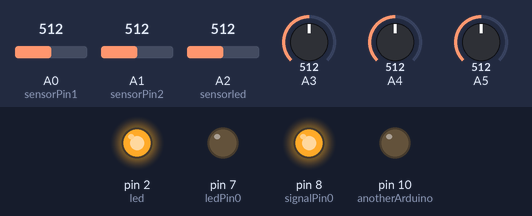
Simulated run of this sketch. Board: Arduino Uno, built with avr-gcc and run on an emulated ATmega328P. Parts: output pins drawn as LEDs (lit = HIGH). The test bench sets the inputs (shaded band); at power-on: A2 (sensorled) = 512, A0 (sensorPin1) = 512, A1 (sensorPin2) = 512, A3 = 512, A4 = 512, A5 = 512. What the sketch prints to the serial monitor is not drawn.

Above: at 1.2 s.
1.3 s: A2 (sensorled) set to 529
Timing chart, 0 to 4.3 s (numbered marks = the images above; inputs shaded):
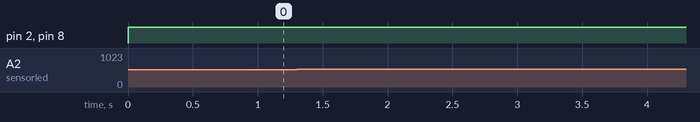

The sketch:

boxlogic.ino
```cpp
int sensorPin1 = A0;//旋钮1
int sensorPin2 = A1;//旋钮2
int led=2;//第二个模块的光源
int sensorled = A2;//第二个模块的光源传感器
int ledValue=0;//第二个模块的光源传感器的值
int ledPin0 = 7;//旋钮模块成功后亮灯

int sensorValue1 = 0;  //第一个模块传感器的值
int sensorValue2 = 0;//第一个模块传感器的值

int fin0=0;//表示第一个模块是否已经完成
int fin1=0;
int fin2=0;
int anotherArduino=10;//三个模块都完成向另一个arduino输出高电平

int signalPin0=8;
int signalPin1=9;
bool signalValue0=1;
bool signalValue1=1;

int flag=0;


void setup() {
  // declare the ledPin as an OUTPUT:
  pinMode(ledPin0, OUTPUT);
  pinMode(anotherArduino, OUTPUT);
  pinMode(led, OUTPUT);

  pinMode(signalPin0, OUTPUT);
  pinMode(signalPin0, OUTPUT);

  Serial.begin(9600);
}

void loop() {
  digitalWrite(signalPin0, signalValue0);
  digitalWrite(signalPin1, signalValue1);

  int fw1=0;
  int fw2=0;
  ledValue=analogRead(sensorled);
  sensorValue1 = analogRead(sensorPin1);
  sensorValue2 = analogRead(sensorPin2);
  digitalWrite(led, HIGH);
  fw1=map(sensorValue1,0,1023,0,15);//旋钮细化范围
  fw2=map(sensorValue2,0,1023,0,15);//
//    Serial.println(fw1);
//    Serial.println(fw2);
  // check if the pushbutton is pressed. If it is, the buttonState is HIGH:
  if(fw1==6 && fw2==8)//需要修改这里的和上面细化范围的值来对应刻度!!!!!!!!!!!!!!!!!!!!!!!!!!!!!!!!!!!!!!!!!!!!!!!!!!!!!!!!!
    {
      digitalWrite(ledPin0, HIGH);
      fin0=1;
    }


  if(ledValue>512)//光线传感器的值判断
  {
    fin1=1;
    Serial.println("light");
  }

  if(analogRead(3)>=1000||analogRead(4)>=1000||analogRead(5)>=1000)
  {Button_func();}


  //三个模块都完成向另一个arduino输出高电平
//  if(fin0==1 && fin1==1 && fin2==1)
//  {
//      digitalWrite(anotherArduino, HIGH);
//  }
//  delay(300);
}

int Button_func()
{
    if(fin0==1 && fin1==1&&flag==0&&analogRead(3)>=1000)
    {
      flag++;
      while(analogRead(4)<=1000&&analogRead(5)<=1000){;}
      if(flag==1&&analogRead(4)>=1000)
      {
        flag++;
        while(analogRead(3)<=1010&&analogRead(5)<=1010){
          }
        if(flag==2&&analogRead(5)>=1000)
        {flag++;Serial.println("done");signalValue0=0;digitalWrite(signalPin0, signalValue0);while(1);}
        else
        {Serial.println("die3");digitalWrite(signalPin1, LOW);while(1);}
      }
      else
      {Serial.println("die2");digitalWrite(signalPin1, LOW);while(1);}
    }
    else if(flag==3)
    {;}
    else
    {Serial.println("die1");digitalWrite(signalPin1, LOW);while(1);}
}
```

Measured:
- after the input at 1.3 s, every drawn part: stays the same
